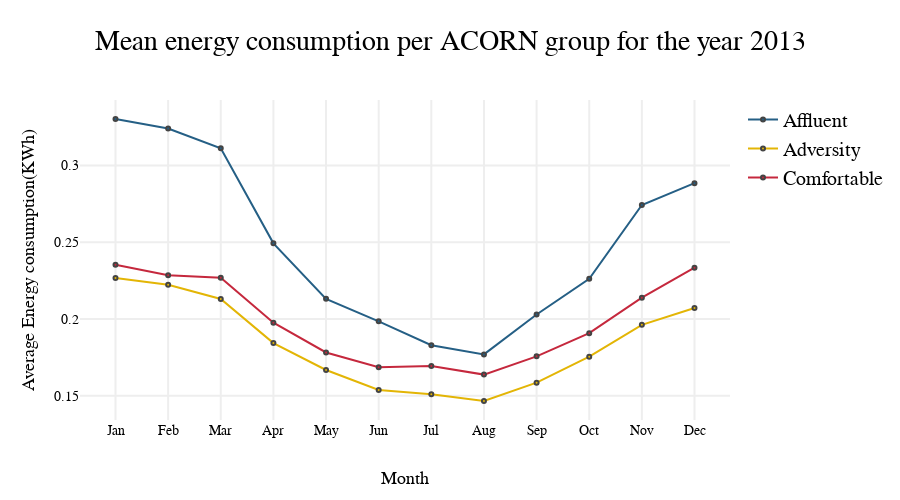

Here is the notebook cell this chart was saved with:
### Code cell
trace1 = go.Scatter(
         x=df_aeg.index,
         y=df_aeg.Affluent,                   
         name='Affluent',
         mode='lines+markers',
         marker=dict(
                size=4,
                color="#255F85",
                line=dict(width=2)),
                   ) 
trace2 = go.Scatter(
         x=df_aeg.index,
         y=df_aeg.Adversity,                   
         name='Adversity',
         mode='lines+markers',
         marker=dict(
                size=4,
                color="#E3B505",
                line=dict(width=2)),
                   ) 
trace3 = go.Scatter(
         x=df_aeg.index,
         y=df_aeg.Comfortable,                   
         name='Comfortable',
         mode='lines+markers',
         marker=dict(
                size=4,
                color="#C5283D",
                line=dict(width=2)),
                    ) 
data = [trace1, trace2,trace3]
layout = go.Layout(
         autosize=False,
         width=900,
         height=500,
         title='Mean energy consumption per ACORN group for the year 2013',
         font=dict(family='Arial', size=20, color='black'),
         xaxis=dict(
               title='Month',
               titlefont=dict(
               family='Arial',
               size=18,
               color='black'),
         tickfont=dict(
               family='Arial',
               size=14,
               color='black'),
         gridwidth=2),
        yaxis=dict(
              title='Average Energy consumption(KWh)',
              titlefont=dict(
              family='Arial',
              size=18,
              color='black'),
        tickfont=dict(
              family='Arial',
              size=14,
              color='black'),
        gridwidth=2))
iplot({'data':data,'layout':layout})

### Figure 1 — Plotly figure (JSON) as saved in the notebook; plotly's stock layout.template omitted (floating-point values rounded to 4 significant figures)
{"data": [{"marker": {"color": "#255F85", "line": {"width": 2}, "size": 4}, "mode": "lines+markers", "name": "Affluent", "type": "scatter", "x": ["Jan", "Feb", "Mar", "Apr", "May", "Jun", "Jul", "Aug", "Sep", "Oct", "Nov", "Dec"], "y": [0.3304, 0.3242, 0.3113, 0.2493, 0.2131, 0.1985, 0.1829, 0.1769, 0.2029, 0.2261, 0.2743, 0.2886]}, {"marker": {"color": "#E3B505", "line": {"width": 2}, "size": 4}, "mode": "lines+markers", "name": "Adversity", "type": "scatter", "x": ["Jan", "Feb", "Mar", "Apr", "May", "Jun", "Jul", "Aug", "Sep", "Oct", "Nov", "Dec"], "y": [0.2268, 0.2223, 0.2131, 0.1843, 0.1667, 0.1537, 0.151, 0.1465, 0.1585, 0.1754, 0.1962, 0.2071]}, {"marker": {"color": "#C5283D", "line": {"width": 2}, "size": 4}, "mode": "lines+markers", "name": "Comfortable", "type": "scatter", "x": ["Jan", "Feb", "Mar", "Apr", "May", "Jun", "Jul", "Aug", "Sep", "Oct", "Nov", "Dec"], "y": [0.2353, 0.2285, 0.2268, 0.1976, 0.1782, 0.1686, 0.1693, 0.1637, 0.1756, 0.1907, 0.2139, 0.2335]}], "layout": {"autosize": false, "font": {"color": "black", "family": "Arial", "size": 20}, "height": 500, "title": "Mean energy consumption per ACORN group for the year 2013", "width": 900, "xaxis": {"gridwidth": 2, "tickfont": {"color": "black", "family": "Arial", "size": 14}, "title": "Month", "titlefont": {"color": "black", "family": "Arial", "size": 18}}, "yaxis": {"gridwidth": 2, "tickfont": {"color": "black", "family": "Arial", "size": 14}, "title": "Average Energy consumption(KWh)", "titlefont": {"color": "black", "family": "Arial", "size": 18}}}}
